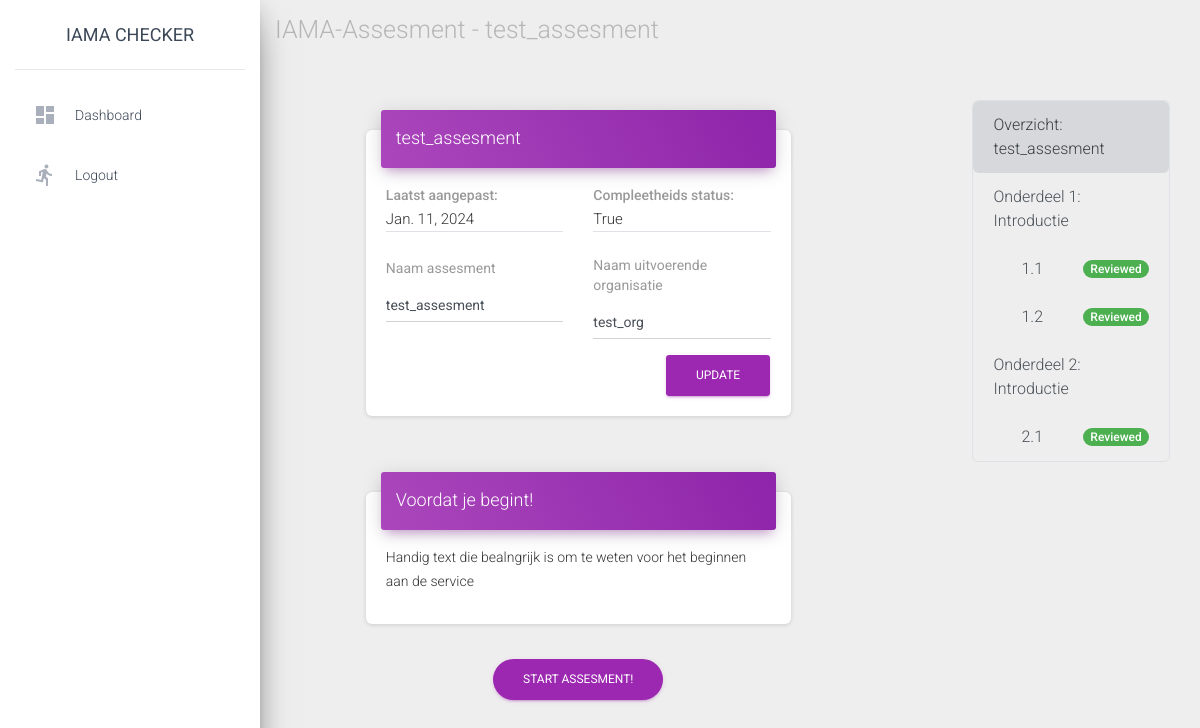
Screenshot of /assesments/14/ (signed in) with the database file from the repository.
### base/models.py (models this page shows, shortened)
class Assesment(models.Model):
    name = models.CharField(max_length=40)# Name of the assesment
    organisation = models.CharField(max_length=50)# Name of the organisation performing the assesment
    complete_status = models.BooleanField(default=False)# Complete when all questions have been answered
    date_last_saved = models.DateField(auto_now=True)# Automatically saves new value when this object is saved
    user = models.ForeignKey(User, on_delete=models.CASCADE, default=user_pk_sentinel)

class Question(models.Model):
    class Jobs():
        _jobs = {
            "DA": "Data scientist",
            "BE": "Bestuur",
            "BG": "Belangen groep",
            "OG": "Opdracht gever",
            "PL": "Project leider",
            "DE": "Domein expert",
            "PB": "Panel van burgers",
            "VB": "Vertegenwoordiger belangengroep",
        }
    question_title = models.CharField(max_length=140, default="Question title")
    question_text = models.TextField()# Content to display
    question_phase = models.IntegerField() # Phase number of the question
    question_number = models.IntegerField() # Question number in the phase
    job_list = models.JSONField(default=list)

### base/views.py (the view)
# urls.py: path("assesments/<int:assesment_id>/", views.detail, name="detail"),
@login_required
def detail(request, assesment_id):
    try:
        assesment = Assesment.objects.get(pk=assesment_id)
    except (KeyError, Assesment.DoesNotExist):
        return HttpResponse("Page doesn't exist, 404 page comes later")
    question_list = request.session.get("questions", create_question_list())
    status_list = get_complete_status(request, assesment)
    index_context_objects = {
        "question_list": question_list,
        "status_list": status_list,
    }
    return render(request, "base/detail.html", {"assesment": assesment, "index_context_objects": index_context_objects})

### base/templatetags/base_extra.py (called while the page is built)
@register.filter()
def key(dict, key):
    return dict[str(key)]

### base/views.py (called while the page is built)
def create_question_list():
    color = [
        "#007bc760",
        "#42145f60",
        "#a9006160",
        "#ffb61260"
    ]
    current_phase = 1# Counter
    questions = []# List to append
    while (question_list := Question.objects.filter(question_phase=current_phase).order_by("question_number")):
        questions.append({"phase_num": current_phase, "question_list": question_list, "list_item_color": color[current_phase - 1]})
        current_phase += 1
    return questions

### base/templates/base/detail.html (shortened to what this page needs)
{% extends "base/base.html" %}
{% block navigation %}
IAMA-Assesment - {{ assesment.name}}
{% endblock %}
{% block content %}
<div class="row">
    <div class="col-md-1"></div>
    <div class="col-md-6">
        <div class="card">
            <div class="card-header card-header-primary">
                <h4 class="card-title">{{ assesment.name }}</h4>
            </div>
            <div class="card-body">
                <div class="row">
                    <div class="col-md-6">
                        <div class="text-gray font-weight-bold">Laatst aangepast:</div>
                        <p class="border-bottom" style="font-size: 15px;">{{ assesment.date_last_saved }}</p>
                    </div>
                    <div class="col-md-6">
                        <div class="text-gray font-weight-bold">Compleetheids status:</div>
                        <p class="border-bottom" style="font-size: 15px;">{{ assesment.complete_status }}</p>
                    </div>
                </div>
                <form action="{% url 'base:update_assesment' assesment.id %}" method="post">
                    <div class="row">
                        <div class="col-md-6">
                            <div class="form-group">
                                <label class="bmd-label-floating">Naam assesment</label>
                                <input type="text" class="form-control" name="name" value="{{ assesment.name }}">
                            </div>
                        </div>
                        <div class="col-md-6">
                            <div class="form-group">
                                <label class="bmd-label-floating">Naam uitvoerende organisatie</label>
                                <input type="text" class="form-control" name="organisation" value="{{ assesment.organisation }}">
                            </div>
                        </div>
                    </div>
                    <button type="submit" class="btn btn-primary pull-right">Update</button>
                    <div class="clearfix"></div>
                </form>
            </div>
        </div>
    </div>
    <div class="col-md-2"></div>
    <div class="col-md-3">
        {% include "base/q_index.html" with assesment=assesment question_list=index_context_objects.question_list current_question=question.id status_list=index_context_objects.status_list %}
    </div>
</div>
<div class="row d-flex align-items-center">
    <div class="col-md-1"></div>
    <div class="col-md-6">
        <div class="card">
            <div class="card-header card-header-primary">
                <h4 class="card-title">Voordat je begint!</h4>
            </div>
            <div class="card-body">
                <p>Handig text die bealngrijk is om te weten voor het beginnen aan de service</p>
            </div>
        </div>
    </div>
</div>
<div class="row d-flex text-center">
    <div class="col-md-1"></div>
    <div class="col-md-6">
        <a href="{% url 'base:question_detail' assesment.id 1 %}" class="btn btn-primary btn-round">Start Assesment!</a>
    </div>
</div>
{% endblock %}

### base/templates/base/q_index.html
{% load base_extra %}
<div class="list-group rounded border" style="border-color:grey">
    <a href="{% url 'base:detail' assesment.id %}" class="list-group-item list-group-item-action list-group-item-secondary rounded">
        Overzicht: {{ assesment.name }}
    </a>
    {% for phase in question_list %}
        {% for question in phase.question_list %}
            {% if question.question_number == 0 %}
                {% if current_question == question.id %}
                    <a href="{% url 'base:question_detail' assesment.id question.id %}" class="list-group-item list-group-item-action active rounded">
                        Onderdeel {{ phase.phase_num }}: Introductie
                    </a>
                {% else %}
                    <a href="{% url 'base:question_detail' assesment.id question.id %}" class="list-group-item list-group-item-action rounded">
                        Onderdeel {{ phase.phase_num }}: Introductie
                    </a>
                {% endif %}
            {% else %}
                {% if current_question == question.id %}
                    <a href="{% url 'base:question_detail' assesment.id question.id %}" class="list-group-item list-group-item-action d-flex justify-content-between align-items-center active rounded"
                    style="padding-left: 3em">
                        {{ question.question_phase }}.{{ question.question_number }} {{ status_list|key:question.id|safe }}
                    </a>
                {% else %}
                    <a href="{% url 'base:question_detail' assesment.id question.id %}" class="list-group-item list-group-item-action d-flex justify-content-between align-items-center rounded"
                    style="padding-left: 3em">
                        {{ question.question_phase }}.{{ question.question_number }} {{ status_list|key:question.id|safe }}
                    </a>
                {% endif %}
            {% endif %}
        {% endfor %}
    {% endfor %}
</div>

### rows the page displays
Assesment: name "test_assesment", date_last_saved "Jan. 11, 2024", complete_status "True", organisation "test_org"
Question: phase_num "1"
Question: question_phase "1", question_number "1", id "Reviewed"
Question: question_phase "1", question_number "2", id "Reviewed"
Question: phase_num "2"
Question: question_phase "2", question_number "1", id "Reviewed"
